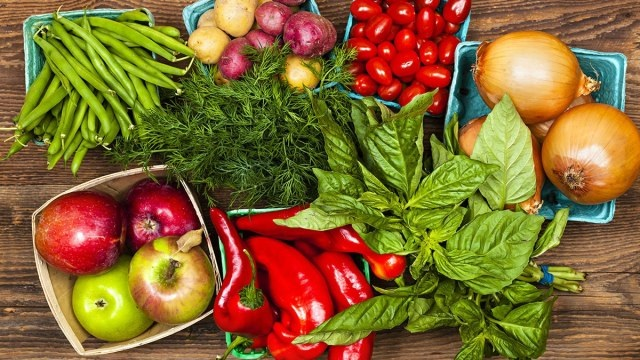
#> input picture input.jpg, 640 x 360 px
$ python k_means_clustering.py
#> lines starting #> are read from the running program, lines starting #| are printed output that depends on the picture
import cv2
from numpy.linalg import norm
import numpy as np
import os

path = os.path.join(os.getcwd(),"input.jpg")
img = cv2.imread(path)
#> img is the input picture: shape (360, 640, 3); mean B, G, R 48.3, 103.8, 133

K = 4
iteration = 100
width,height,z = img.shape
#> width = 360; height = 640; z = 3
img2D = img.reshape(width*height,z)

np.random.RandomState(123)
random_idx = np.random.permutation(img2D.shape[0])
centroids = img2D[random_idx[:K]]
#> centroids = [[84, 173, 177], [31, 64, 84], [84, 110, 150], [115, 135, 170]]
for i in range(iteration):
    old_centroids = centroids
    distance = np.zeros((img2D.shape[0], K))
    for j in range(K):
        row_norm = norm(img2D-old_centroids[j, :], axis=1)
        distance[:, j] = np.square(row_norm)

    labels = np.argmin(distance, axis=1)

    centroids = np.zeros((K, img2D.shape[1]))
    for k in range(K):
        centroids[k, :] = np.mean(img2D[labels == k, :], axis=0)

    if np.all(old_centroids == centroids):
        break

center = np.uint8(centroids)
#> center = [[22, 61, 66], [51, 136, 141], [126, 194, 215], [18, 21, 187]]
res = center[labels.flatten()]
res2 = res.reshape((img.shape))
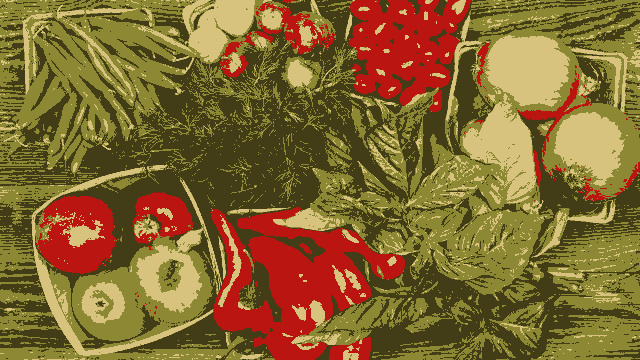
#> res2: shape (360, 640, 3); mean B, G, R 48, 103.4, 132.3
cv2.imshow('res2',res2)
cv2.waitKey(0)
cv2.destroyAllWindows()
